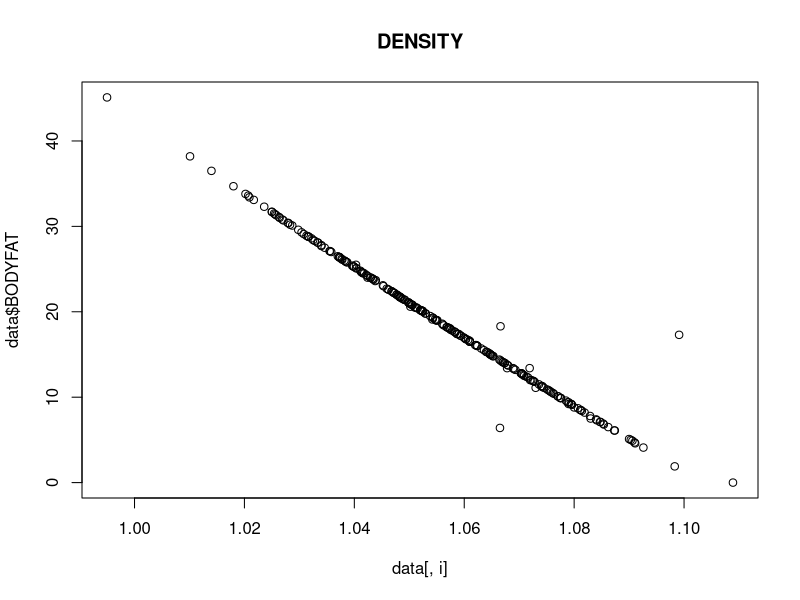
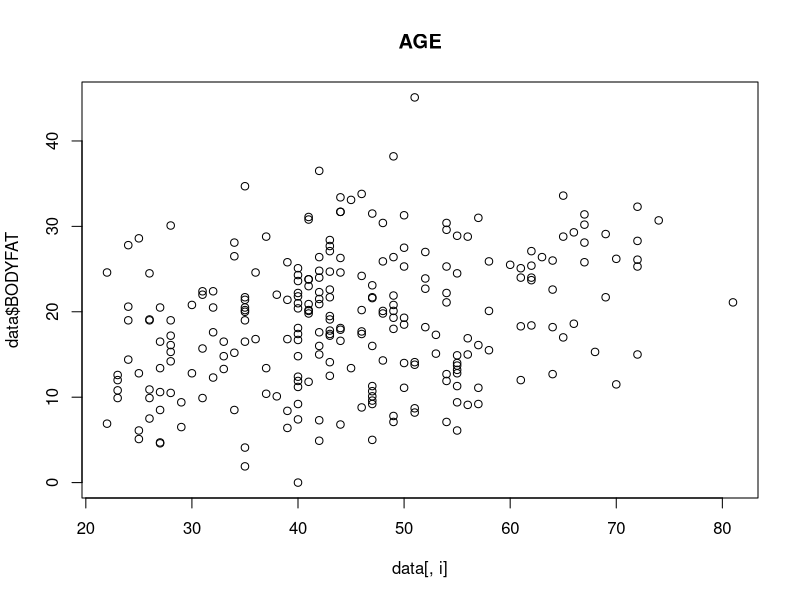
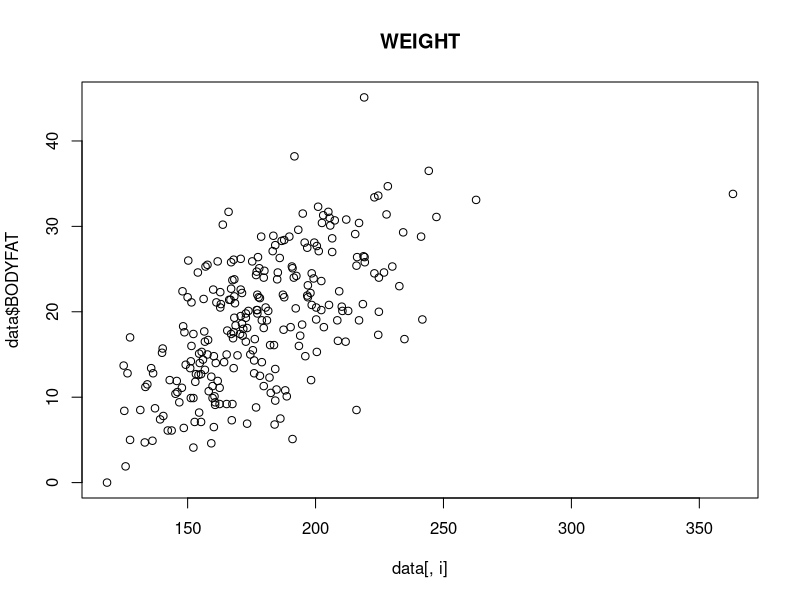
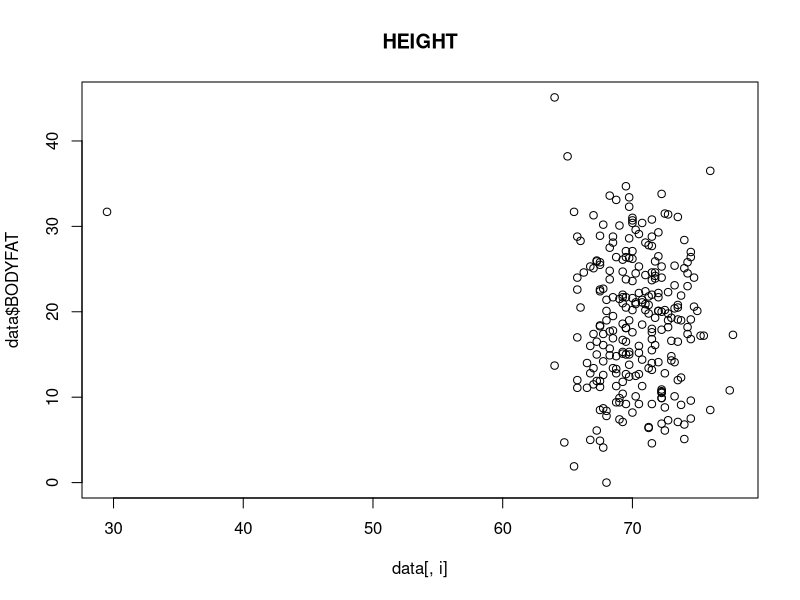
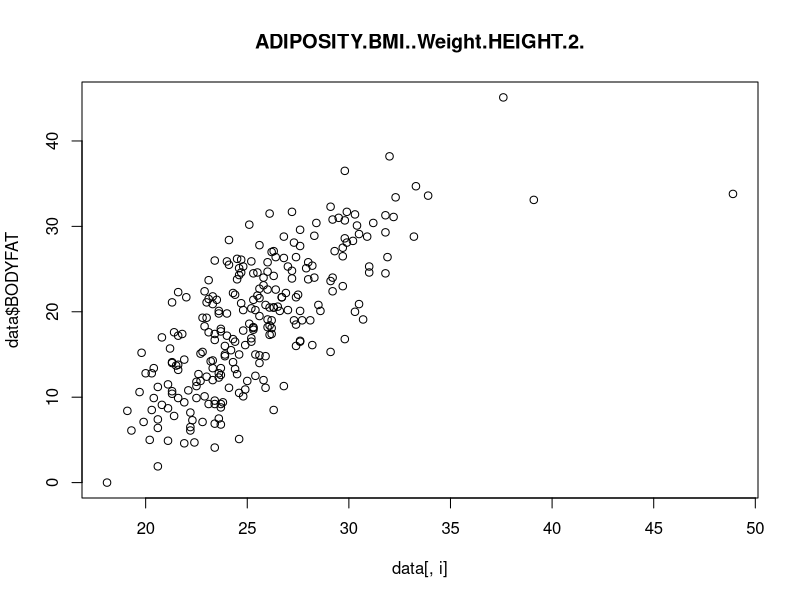
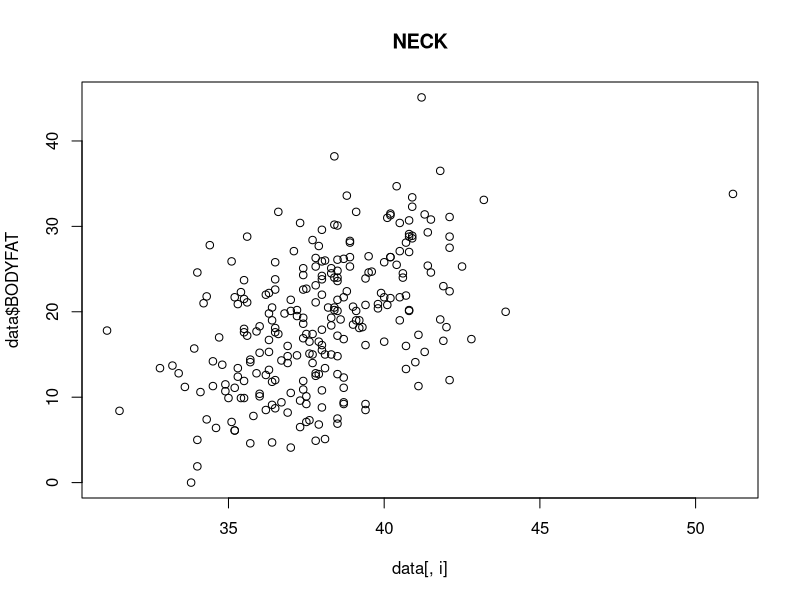
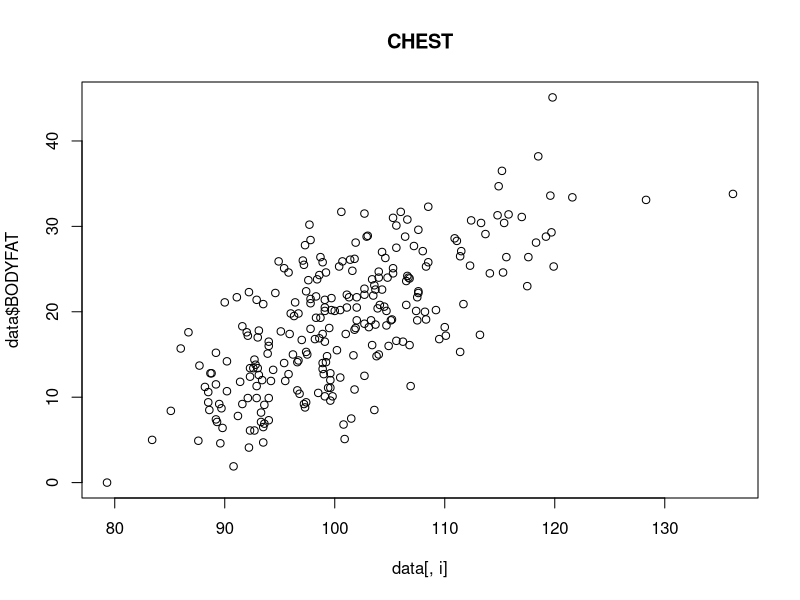
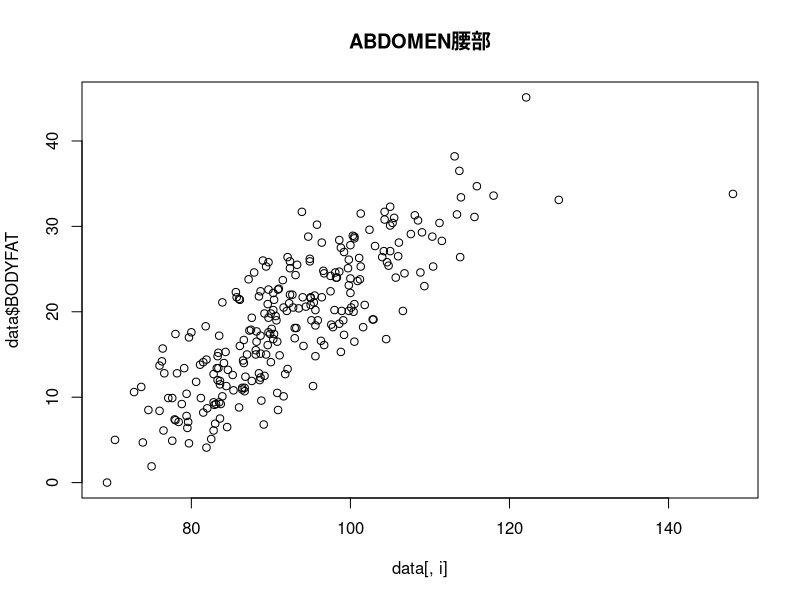

Generate these figures, in order, with R:
data <- read.csv('BodyFat.csv')
# typeof(bf)
# summary(bf)
# names(bf)

# plot
for (i in 3:length(names(data))) {
  plot(data[, i], data$BODYFAT, main = names(data)[i])
}


# variable selection
bf <- cbind(data$BODYFAT, data$ADIPOSITY, data$CHEST, data$ABDOMEN, data$HIP)
colnames(bf) <- c('BODYFAT', 'ADIPOSITY', 'CHEST', 'ABDOMEN', 'HIP')
bf <- data.frame(bf)
bf$ABD_OVER_HIP <- bf$ABDOMEN/bf$HIP

names(bf)
summary(bf)

len = length(bf$BODYFAT)

plot(x = 1:len, y = bf$ABD_OVER_HIP)
# box plots
par(mfrow=c(2,3))
for (i in 1:length(names(bf))) {
  boxplot(bf[, i], main = names(bf)[i])
}
# ad 3, chest 3, ab 3, hip 4, ratio 2


# histograms
par(mfrow = c(2, 3))
for (i in 1:length(bf[1, ])) {
  hist(bf[, i], main = names(bf)[i])
}

# bodyfat, ad, chest, ab, hip -> outliers


# checking missing values
for (i in 1:length(bf[1, ])) {
  for (j in 1:length(bf[, 1])) {
    if (is.na(bf[j,i]) == TRUE) print(c(j, i))
  }
}


# remove invalid bodyfats
for (i in 1:length(bf[, 1])) {
  if (bf[i, 'BODYFAT'] <= 3 | bf[i, 'BODYFAT'] >= 40) {
    print(paste(bf[i, 'BODYFAT'], i)) 
    bf[i, ] <- NA
  }
}
bf <- na.omit(bf)


# remove outliers
ad_outlier <- sort(bf$ADIPOSITY, decreasing = T)[1:3]
ch_outlier <- sort(bf$CHEST, decreasing = T)[1:3]
ab_outlier <- sort(bf$ABDOMEN, decreasing = T)[1:2]
hi_outlier <- sort(bf$HIP, decreasing = T)[1:4]

#sort(bf$CHEST)[1] %in% sort(bf$CHEST)[1:3]

for (i in 1:length(bf$BODYFAT)) {
  if (bf$ADIPOSITY[i] %in% ad_outlier) {bf[i, ] <- NA; print(i)}
  if (bf$CHEST[i] %in% ch_outlier) {bf[i, ] <- NA; print(i)}
  if (bf$ABDOMEN[i] %in% ab_outlier) {bf[i, ] <- NA; print(i)}
  if (bf$HIP[i] %in% hi_outlier) {bf[i, ] <- NA; print(i)}
}

bf <- na.omit(bf)
length(bf$BODYFAT)


# histograms after deleting outliers
par(mfrow = c(2, 3))
for (i in 1:length(bf[1, ])) {
  hist(bf[, i], main = names(bf)[i])
}



reg <- lm(bf$BODYFAT ~ bf$ADIPOSITY + bf$CHEST + bf$ABD_OVER_HIP )
summary(reg)

# check multilineariry 
library('car')
vif(reg) # <10 acceptable

